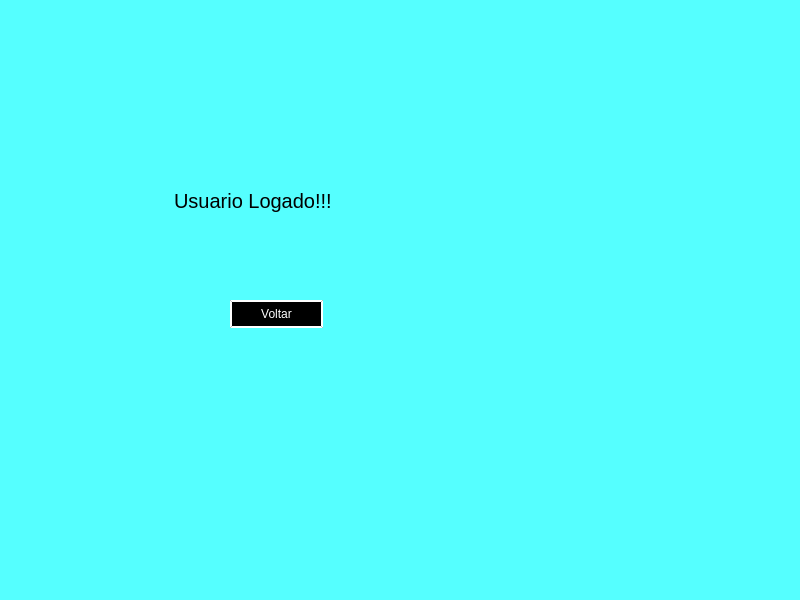
<?xml version="1.0" encoding="UTF-8"?>
<ui version="4.0">
 <class>MainWindow</class>
 <widget class="QMainWindow" name="MainWindow">
  <property name="geometry">
   <rect>
    <x>0</x>
    <y>0</y>
    <width>800</width>
    <height>600</height>
   </rect>
  </property>
  <property name="windowTitle">
   <string>MainWindow</string>
  </property>
  <property name="styleSheet">
   <string notr="true">background-color: rgb(85, 255, 255);</string>
  </property>
  <widget class="QWidget" name="centralwidget">
   <widget class="QLabel" name="label">
    <property name="geometry">
     <rect>
      <x>174</x>
      <y>175</y>
      <width>201</width>
      <height>51</height>
     </rect>
    </property>
    <property name="font">
     <font>
      <pointsize>15</pointsize>
     </font>
    </property>
    <property name="text">
     <string>Usuario Logado!!!</string>
    </property>
   </widget>
   <widget class="QPushButton" name="pushButton">
    <property name="geometry">
     <rect>
      <x>230</x>
      <y>300</y>
      <width>93</width>
      <height>28</height>
     </rect>
    </property>
    <property name="styleSheet">
     <string notr="true">background-color: rgb(0, 0, 0);
font: 8pt &quot;MS Shell Dlg 2&quot;;
color: rgb(255, 255, 255);
font: 75 12pt &quot;Arial&quot;;
border-radius: 15px;
border-style: outset;
border-width: 2px;
border-color: rgb(255, 255, 255);</string>
    </property>
    <property name="text">
     <string>Voltar</string>
    </property>
   </widget>
  </widget>
  <widget class="QMenuBar" name="menubar">
   <property name="geometry">
    <rect>
     <x>0</x>
     <y>0</y>
     <width>800</width>
     <height>26</height>
    </rect>
   </property>
  </widget>
  <widget class="QStatusBar" name="statusbar"/>
 </widget>
 <resources/>
 <connections/>
</ui>
